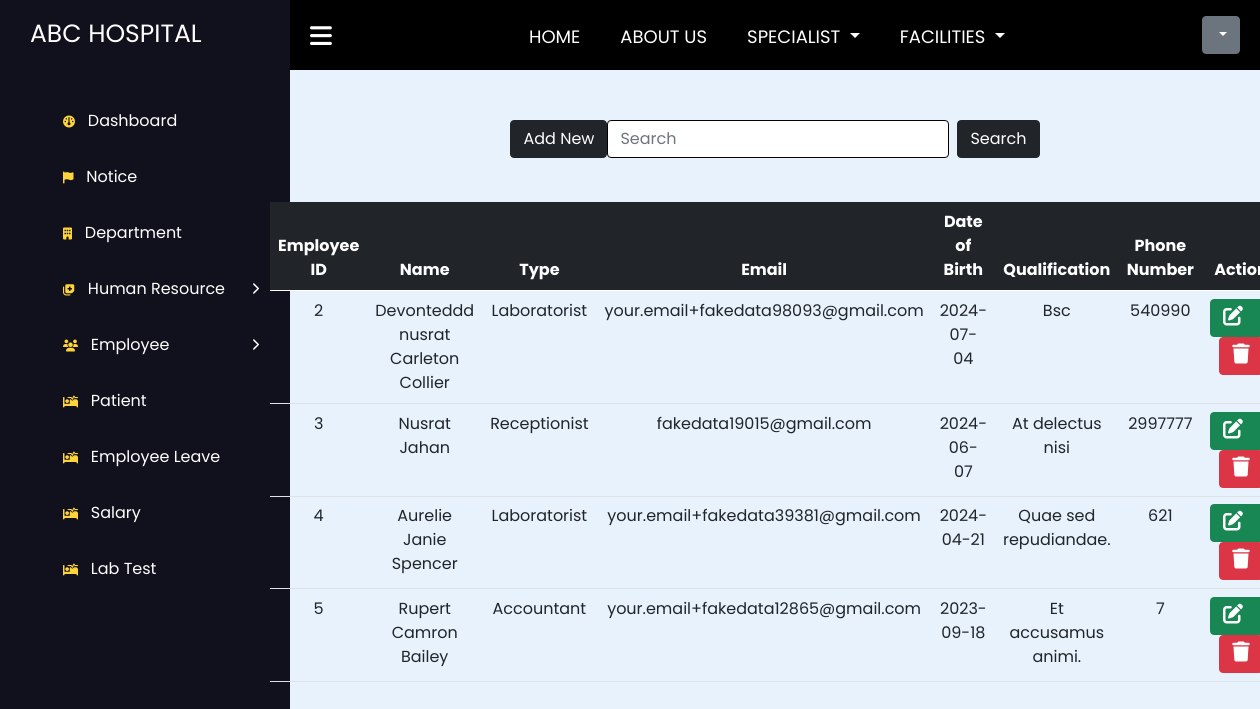
Page /employee/all_employee.php on the committed database.
### tables this page shows
CREATE TABLE `employee` (
  `id` int NOT NULL,
  `first_name` varchar(255) DEFAULT NULL,
  `last_name` varchar(255) DEFAULT NULL,
  `email` varchar(255) DEFAULT NULL,
  `DOB` varchar(255) DEFAULT NULL,
  `e_type` varchar(255) DEFAULT NULL,
  `qualification` varchar(255) DEFAULT NULL,
  `phone_number` varchar(255) DEFAULT NULL
);

### employee/all_employee.php (the view, shortened to what this page needs)
<!DOCTYPE html>
<html lang="en">
<head>
    <link rel="stylesheet" href="style.css" />
    <link rel="stylesheet" href="https://cdnjs.cloudflare.com/ajax/libs/font-awesome/6.2.1/css/all.min.css" />
    <link href="https://cdn.jsdelivr.net/npm/bootstrap@5.0.2/dist/css/bootstrap.min.css" rel="stylesheet">
    <link rel="stylesheet" href="../structure_css.css">
</head>
<?php
include '../connection.php';
$sql = "SELECT * from employee";
$result_table = mysqli_query($conn, $sql);
?>
<body>
    <?php
    include '../new_sidebar.php';
    include '../new_navbar.php';
    ?>
    <main class="main">
        <div class="container">
            <div class="search_and-add_btn">
                <a href="add_employee.php" class="btn btn-dark mb-4">Add New</a>
                <form action="" class="d-flex" method="post">
                    <input style="border: 1px solid black;" name="input_search" class="form-control me-2" type="search" placeholder="Search" aria-label="Search">
                    <input type="Submit" value="Search" name="search" class="btn btn-dark" id="">
                </form>
            </div>
            <table class="table table-hover text-center">
                <thead class="table-dark">
                    <tr>
                        <th scope="col">Employee ID</th>
                        <th scope="col">Name</th>
                        <th scope="col">Type</th>
                        <th scope="col">Email</th>
                        <th scope="col">Date of Birth</th>
                        <th scope="col">Qualification</th>
                        <th scope="col">Phone Number</th>
                        <th scope="col">Action</th>
                    </tr>
                </thead>
                <tbody>
                    <?php
                    while ($row = mysqli_fetch_assoc($result_table)) {
                    ?>
                        <tr>
                            <td><?php echo $row['id'] ?></th>
                            <td><?php echo $row['first_name'] . " " . $row['last_name'] ?></th>
                            <td><?php echo $row['e_type'] ?></th>
                            <td><?php echo $row['email'] ?></th>
                            <td><?php echo $row['DOB'] ?></th>
                            <td><?php echo $row['qualification'] ?></th>
                            <td><?php echo $row['phone_number'] ?></th>
                            <td>
                                <a href="update_employee.php?id=<?php echo $row['id'] ?>" class="btn btn-success"><i class="fa-solid fa-pen-to-square fs-5 me-3"></i></a>
                                <button type="button" class="btn btn-danger delete-leave" data-id="<?php echo $row['id'] ?>" data-bs-toggle="modal" data-bs-target="#confirmationModal"><i class="fa-solid fa-trash fs-5"></i></button>
                            </td>
                        <tr>
                        <?php
                    }
                        ?>
                </tbody>
            </table>
    </main>
</body>
</html>

### style.css (style rules this page uses)
.container { display: flex; flex-direction: column; justify-content: center; align-items: center; }

### structure_css.css (style rules this page uses)
* { margin: 0; padding: 0; box-sizing: border-box; font-family: "Poppins", sans-serif; }
.navbar, .main { left: 290px; width: calc(100% - 290px); transition: all 0.5s ease; z-index: 1000; }
.main { position: relative; height: 100vh; z-index: 100; background: #e7f2fd; background-color: #e7f2fd; }
.search_and-add_btn { margin-bottom: 20px; display: flex; align-items: flex-start; justify-content: space-between; }

### rows in the picture
employee: id "2", first_name "Devonteddd nusrat", last_name "Carleton Collier", e_type "Laboratorist", email "your.email+fakedata98093@gmail.com", DOB "2024-07-04", qualification "Bsc", phone_number "540990"
employee: id "3", first_name "Nusrat", last_name "Jahan", e_type "Receptionist", email "fakedata19015@gmail.com", DOB "2024-06-07", qualification "At delectus nisi", phone_number "2997777"
employee: id "4", first_name "Aurelie", last_name "Janie Spencer", e_type "Laboratorist", email "your.email+fakedata39381@gmail.com", DOB "2024-04-21", qualification "Quae sed repudiandae.", phone_number "621"
employee: id "5", first_name "Rupert", last_name "Camron Bailey", e_type "Accountant", email "your.email+fakedata12865@gmail.com", DOB "2023-09-18", qualification "Et accusamus animi.", phone_number "7"
